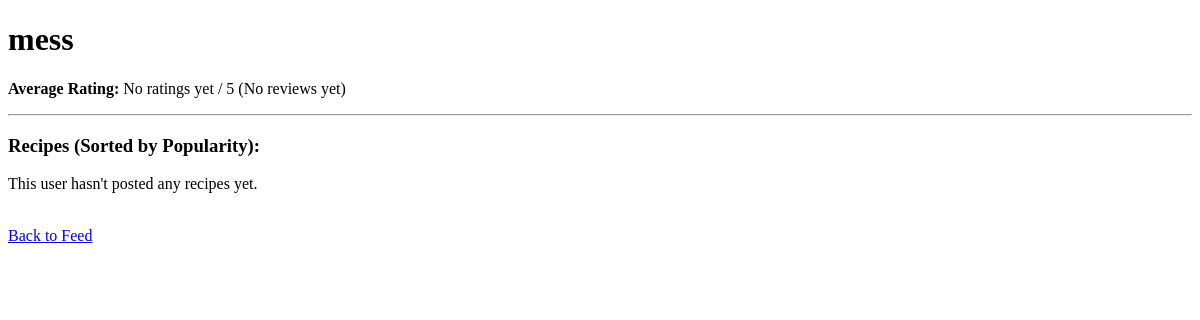
Page /profile/mess on the earlier database version.
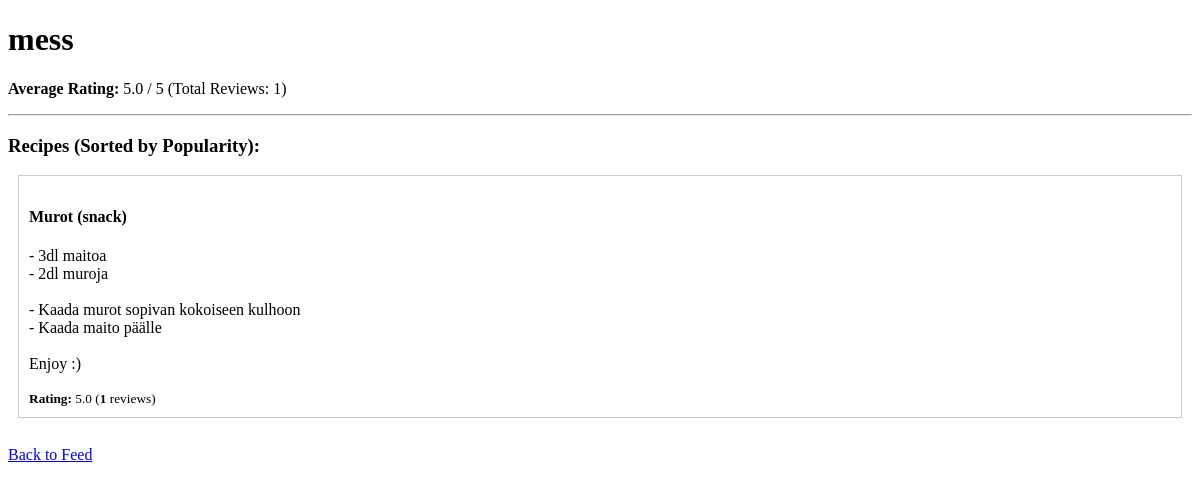
Same page on the later database version.
### tables this page shows
CREATE TABLE recipes (
                id INTEGER PRIMARY KEY AUTOINCREMENT,
                username TEXT NOT NULL,
                title TEXT NOT NULL,
                instructions TEXT NOT NULL,
                category TEXT NOT NULL
            );

### app.py (the view)
@app.route("/profile/<username>")
def profile(username):
    with sqlite3.connect("database.db") as conn:
        cursor = conn.cursor()
        cursor.execute("""
            SELECT r.id, r.title, r.instructions, r.category, COUNT(ra.id) as review_count, AVG(ra.rating)
            FROM recipes r
            LEFT JOIN ratings ra ON r.id = ra.recipe_id
            WHERE r.username = ?
            GROUP BY r.id
            ORDER BY review_count DESC
        """, (username,))
        user_recipes = cursor.fetchall()
        cursor.execute("""
            SELECT AVG(ra.rating), COUNT(ra.id)
            FROM ratings ra
            JOIN recipes r ON ra.recipe_id = r.id
            WHERE r.username = ?
        """, (username,))
        avg_result, total_reviews = cursor.fetchone()
        overall_avg = round(avg_result, 1) if avg_result else "No ratings yet"
    return render_template("profile.html",
                           profile_user=username,
                           recipes=user_recipes,
                           overall_avg=overall_avg,
                           total_reviews=total_reviews)

### templates/profile.html (shortened to what this page needs)
<!DOCTYPE html>
<html>
<head>
</head>
<body>
    <h1>{{ profile_user }}</h1>
    <p>
        <strong>Average Rating:</strong> {{ overall_avg }} / 5
        {% if total_reviews > 0 %}
            (Total Reviews: {{ total_reviews }})
        {% else %}
            (No reviews yet)
        {% endif %}
    </p>
    <hr>
    <h3>Recipes (Sorted by Popularity):</h3>
    {% for id, title, instructions, category, count, avg in recipes %}
        <div style="border: 1px solid #ccc; margin: 10px; padding: 10px;">
            <h4>{{ title }} ({{ category }})</h4>
            <p>{{ instructions.replace('\n', '<br>')|safe }}</p>
            <small>
                <strong>Rating:</strong> {{ avg|round(1) if avg else 'N/A' }}
                (<strong>{{ count }}</strong> reviews)
            </small>
        </div>
    {% else %}
        <p>This user hasn't posted any recipes yet.</p>
    {% endfor %}
    <br>
    <a href="{{ url_for('main_page') }}">Back to Feed</a>
</body>
</html>

Differences in the rows shown:
added recipes: username "mess", title "Murot", category "snack", replace "- 3dl maitoa - 2dl muroja - Kaada murot sopivan kokoiseen kulhoon - Kaada maito päälle Enjoy :)", avg "5.0", count "1"
Other differences:
{{ overall_avg }}: "No ratings yet" → "5.0"
{{ total_reviews }}: (not shown) → "1"
{{ profile_user }}: "mess" → (not shown)
text no longer shown: "(No reviews yet) This user hasn't posted any recipes yet."
text now shown: "(Total Reviews: )"
